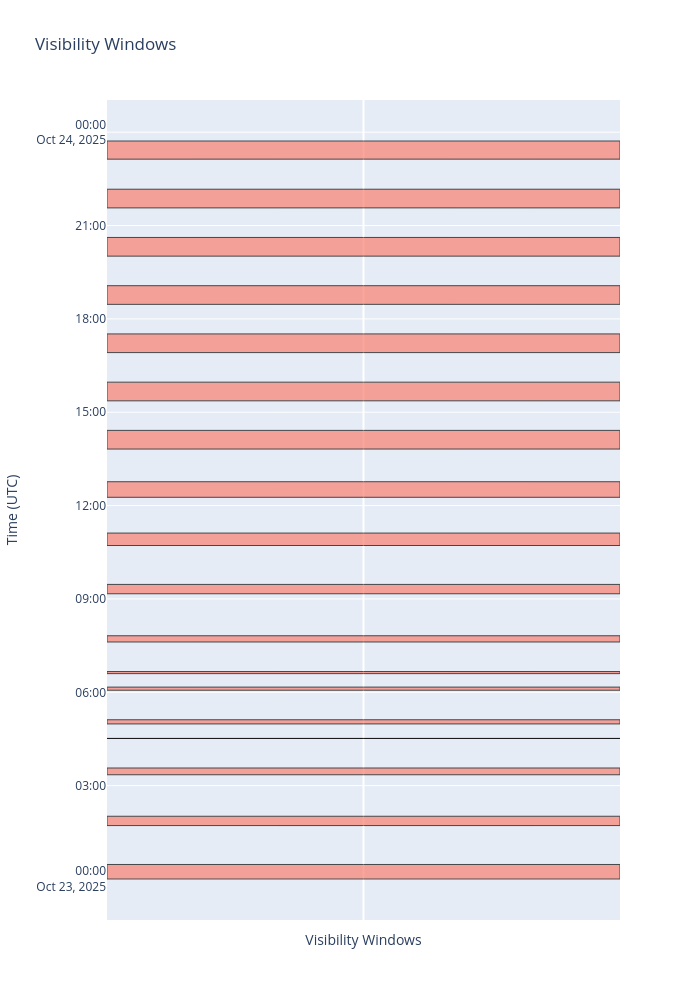

Here is the notebook cell this chart was saved with:
### Markdown cell above
That's it! `visibility_windows` contains a list of `VisibilityWindow` objects. Each `VisibilityWindow` contains a begin and end time, a duration, and a list of the constraints that cause the window to open or close. 

We can also generate useful plots to visualize these windows:

### Code cell
fig = client.visibility_calculator.plot_visibility_windows(visibility_windows)
fig.show()

### Figure 1 — Plotly figure (JSON) as saved in the notebook; plotly's stock layout.template omitted (floating-point values rounded to 4 significant figures)
{"data": [{"fill": "toself", "fillcolor": "salmon", "hoverinfo": "text", "hoverlabel": {"bgcolor": "white", "font": {"color": "black"}}, "hoveron": "fills", "line": {"color": "black", "width": 1}, "marker": {"opacity": 0, "size": 0}, "mode": "lines", "opacity": 0.7, "showlegend": false, "text": "<b>None</b><br>Start: 2025-10-23 00:00:00<br>Start Reason: Observatory Window<br>End: 2025-10-23 00:28:00<br>End Reason: Observatory Earth Limb", "type": "scatter", "x": [-0.35, 0.35, 0.35, -0.35, -0.35], "y": ["2025-10-23T00:00:00", "2025-10-23T00:00:00", "2025-10-23T00:28:00", "2025-10-23T00:28:00", "2025-10-23T00:00:00"]}, {"fill": "toself", "fillcolor": "salmon", "hoverinfo": "text", "hoverlabel": {"bgcolor": "white", "font": {"color": "black"}}, "hoveron": "fills", "line": {"color": "black", "width": 1}, "marker": {"opacity": 0, "size": 0}, "mode": "lines", "opacity": 0.7, "showlegend": false, "text": "<b>None</b><br>Start: 2025-10-23 01:43:00<br>Start Reason: Observatory South Atlantic Anomaly<br>End: 2025-10-23 02:01:00<br>End Reason: Observatory Earth Limb", "type": "scatter", "x": [-0.35, 0.35, 0.35, -0.35, -0.35], "y": ["2025-10-23T01:43:00", "2025-10-23T01:43:00", "2025-10-23T02:01:00", "2025-10-23T02:01:00", "2025-10-23T01:43:00"]}, {"fill": "toself", "fillcolor": "salmon", "hoverinfo": "text", "hoverlabel": {"bgcolor": "white", "font": {"color": "black"}}, "hoveron": "fills", "line": {"color": "black", "width": 1}, "marker": {"opacity": 0, "size": 0}, "mode": "lines", "opacity": 0.7, "showlegend": false, "text": "<b>None</b><br>Start: 2025-10-23 03:21:00<br>Start Reason: Observatory South Atlantic Anomaly<br>End: 2025-10-23 03:34:00<br>End Reason: Observatory Earth Limb", "type": "scatter", "x": [-0.35, 0.35, 0.35, -0.35, -0.35], "y": ["2025-10-23T03:21:00", "2025-10-23T03:21:00", "2025-10-23T03:34:00", "2025-10-23T03:34:00", "2025-10-23T03:21:00"]}, {"fill": "toself", "fillcolor": "salmon", "hoverinfo": "text", "hoverlabel": {"bgcolor": "white", "font": {"color": "black"}}, "hoveron": "fills", "line": {"color": "black", "width": 1}, "marker": {"opacity": 0, "size": 0}, "mode": "lines", "opacity": 0.7, "showlegend": false, "text": "<b>None</b><br>Start: 2025-10-23 04:31:00<br>Start Reason: Observatory Earth Limb<br>End: 2025-10-23 04:32:00<br>End Reason: Observatory South Atlantic Anomaly", "type": "scatter", "x": [-0.35, 0.35, 0.35, -0.35, -0.35], "y": ["2025-10-23T04:31:00", "2025-10-23T04:31:00", "2025-10-23T04:32:00", "2025-10-23T04:32:00", "2025-10-23T04:31:00"]}, {"fill": "toself", "fillcolor": "salmon", "hoverinfo": "text", "hoverlabel": {"bgcolor": "white", "font": {"color": "black"}}, "hoveron": "fills", "line": {"color": "black", "width": 1}, "marker": {"opacity": 0, "size": 0}, "mode": "lines", "opacity": 0.7, "showlegend": false, "text": "<b>None</b><br>Start: 2025-10-23 04:59:00<br>Start Reason: Observatory South Atlantic Anomaly<br>End: 2025-10-23 05:07:00<br>End Reason: Observatory Earth Limb", "type": "scatter", "x": [-0.35, 0.35, 0.35, -0.35, -0.35], "y": ["2025-10-23T04:59:00", "2025-10-23T04:59:00", "2025-10-23T05:07:00", "2025-10-23T05:07:00", "2025-10-23T04:59:00"]}, {"fill": "toself", "fillcolor": "salmon", "hoverinfo": "text", "hoverlabel": {"bgcolor": "white", "font": {"color": "black"}}, "hoveron": "fills", "line": {"color": "black", "width": 1}, "marker": {"opacity": 0, "size": 0}, "mode": "lines", "opacity": 0.7, "showlegend": false, "text": "<b>None</b><br>Start: 2025-10-23 06:04:00<br>Start Reason: Observatory Earth Limb<br>End: 2025-10-23 06:10:00<br>End Reason: Observatory South Atlantic Anomaly", "type": "scatter", "x": [-0.35, 0.35, 0.35, -0.35, -0.35], "y": ["2025-10-23T06:04:00", "2025-10-23T06:04:00", "2025-10-23T06:10:00", "2025-10-23T06:10:00", "2025-10-23T06:04:00"]}, {"fill": "toself", "fillcolor": "salmon", "hoverinfo": "text", "hoverlabel": {"bgcolor": "white", "font": {"color": "black"}}, "hoveron": "fills", "line": {"color": "black", "width": 1}, "marker": {"opacity": 0, "size": 0}, "mode": "lines", "opacity": 0.7, "showlegend": false, "text": "<b>None</b><br>Start: 2025-10-23 06:36:00<br>Start Reason: Observatory South Atlantic Anomaly<br>End: 2025-10-23 06:40:00<br>End Reason: Observatory Earth Limb", "type": "scatter", "x": [-0.35, 0.35, 0.35, -0.35, -0.35], "y": ["2025-10-23T06:36:00", "2025-10-23T06:36:00", "2025-10-23T06:40:00", "2025-10-23T06:40:00", "2025-10-23T06:36:00"]}, {"fill": "toself", "fillcolor": "salmon", "hoverinfo": "text", "hoverlabel": {"bgcolor": "white", "font": {"color": "black"}}, "hoveron": "fills", "line": {"color": "black", "width": 1}, "marker": {"opacity": 0, "size": 0}, "mode": "lines", "opacity": 0.7, "showlegend": false, "text": "<b>None</b><br>Start: 2025-10-23 07:37:00<br>Start Reason: Observatory Earth Limb<br>End: 2025-10-23 07:49:00<br>End Reason: Observatory South Atlantic Anomaly", "type": "scatter", "x": [-0.35, 0.35, 0.35, -0.35, -0.35], "y": ["2025-10-23T07:37:00", "2025-10-23T07:37:00", "2025-10-23T07:49:00", "2025-10-23T07:49:00", "2025-10-23T07:37:00"]}, {"fill": "toself", "fillcolor": "salmon", "hoverinfo": "text", "hoverlabel": {"bgcolor": "white", "font": {"color": "black"}}, "hoveron": "fills", "line": {"color": "black", "width": 1}, "marker": {"opacity": 0, "size": 0}, "mode": "lines", "opacity": 0.7, "showlegend": false, "text": "<b>None</b><br>Start: 2025-10-23 09:10:00<br>Start Reason: Observatory Earth Limb<br>End: 2025-10-23 09:28:00<br>End Reason: Observatory South Atlantic Anomaly", "type": "scatter", "x": [-0.35, 0.35, 0.35, -0.35, -0.35], "y": ["2025-10-23T09:10:00", "2025-10-23T09:10:00", "2025-10-23T09:28:00", "2025-10-23T09:28:00", "2025-10-23T09:10:00"]}, {"fill": "toself", "fillcolor": "salmon", "hoverinfo": "text", "hoverlabel": {"bgcolor": "white", "font": {"color": "black"}}, "hoveron": "fills", "line": {"color": "black", "width": 1}, "marker": {"opacity": 0, "size": 0}, "mode": "lines", "opacity": 0.7, "showlegend": false, "text": "<b>None</b><br>Start: 2025-10-23 10:43:00<br>Start Reason: Observatory Earth Limb<br>End: 2025-10-23 11:07:00<br>End Reason: Observatory South Atlantic Anomaly", "type": "scatter", "x": [-0.35, 0.35, 0.35, -0.35, -0.35], "y": ["2025-10-23T10:43:00", "2025-10-23T10:43:00", "2025-10-23T11:07:00", "2025-10-23T11:07:00", "2025-10-23T10:43:00"]}, {"fill": "toself", "fillcolor": "salmon", "hoverinfo": "text", "hoverlabel": {"bgcolor": "white", "font": {"color": "black"}}, "hoveron": "fills", "line": {"color": "black", "width": 1}, "marker": {"opacity": 0, "size": 0}, "mode": "lines", "opacity": 0.7, "showlegend": false, "text": "<b>None</b><br>Start: 2025-10-23 12:16:00<br>Start Reason: Observatory Earth Limb<br>End: 2025-10-23 12:46:00<br>End Reason: Observatory South Atlantic Anomaly", "type": "scatter", "x": [-0.35, 0.35, 0.35, -0.35, -0.35], "y": ["2025-10-23T12:16:00", "2025-10-23T12:16:00", "2025-10-23T12:46:00", "2025-10-23T12:46:00", "2025-10-23T12:16:00"]}, {"fill": "toself", "fillcolor": "salmon", "hoverinfo": "text", "hoverlabel": {"bgcolor": "white", "font": {"color": "black"}}, "hoveron": "fills", "line": {"color": "black", "width": 1}, "marker": {"opacity": 0, "size": 0}, "mode": "lines", "opacity": 0.7, "showlegend": false, "text": "<b>None</b><br>Start: 2025-10-23 13:49:00<br>Start Reason: Observatory Earth Limb<br>End: 2025-10-23 14:25:00<br>End Reason: Observatory Earth Limb", "type": "scatter", "x": [-0.35, 0.35, 0.35, -0.35, -0.35], "y": ["2025-10-23T13:49:00", "2025-10-23T13:49:00", "2025-10-23T14:25:00", "2025-10-23T14:25:00", "2025-10-23T13:49:00"]}, {"fill": "toself", "fillcolor": "salmon", "hoverinfo": "text", "hoverlabel": {"bgcolor": "white", "font": {"color": "black"}}, "hoveron": "fills", "line": {"color": "black", "width": 1}, "marker": {"opacity": 0, "size": 0}, "mode": "lines", "opacity": 0.7, "showlegend": false, "text": "<b>None</b><br>Start: 2025-10-23 15:22:00<br>Start Reason: Observatory Earth Limb<br>End: 2025-10-23 15:58:00<br>End Reason: Observatory Earth Limb", "type": "scatter", "x": [-0.35, 0.35, 0.35, -0.35, -0.35], "y": ["2025-10-23T15:22:00", "2025-10-23T15:22:00", "2025-10-23T15:58:00", "2025-10-23T15:58:00", "2025-10-23T15:22:00"]}, {"fill": "toself", "fillcolor": "salmon", "hoverinfo": "text", "hoverlabel": {"bgcolor": "white", "font": {"color": "black"}}, "hoveron": "fills", "line": {"color": "black", "width": 1}, "marker": {"opacity": 0, "size": 0}, "mode": "lines", "opacity": 0.7, "showlegend": false, "text": "<b>None</b><br>Start: 2025-10-23 16:55:00<br>Start Reason: Observatory Earth Limb<br>End: 2025-10-23 17:31:00<br>End Reason: Observatory Earth Limb", "type": "scatter", "x": [-0.35, 0.35, 0.35, -0.35, -0.35], "y": ["2025-10-23T16:55:00", "2025-10-23T16:55:00", "2025-10-23T17:31:00", "2025-10-23T17:31:00", "2025-10-23T16:55:00"]}, {"fill": "toself", "fillcolor": "salmon", "hoverinfo": "text", "hoverlabel": {"bgcolor": "white", "font": {"color": "black"}}, "hoveron": "fills", "line": {"color": "black", "width": 1}, "marker": {"opacity": 0, "size": 0}, "mode": "lines", "opacity": 0.7, "showlegend": false, "text": "<b>None</b><br>Start: 2025-10-23 18:28:00<br>Start Reason: Observatory Earth Limb<br>End: 2025-10-23 19:04:00<br>End Reason: Observatory Earth Limb", "type": "scatter", "x": [-0.35, 0.35, 0.35, -0.35, -0.35], "y": ["2025-10-23T18:28:00", "2025-10-23T18:28:00", "2025-10-23T19:04:00", "2025-10-23T19:04:00", "2025-10-23T18:28:00"]}, {"fill": "toself", "fillcolor": "salmon", "hoverinfo": "text", "hoverlabel": {"bgcolor": "white", "font": {"color": "black"}}, "hoveron": "fills", "line": {"color": "black", "width": 1}, "marker": {"opacity": 0, "size": 0}, "mode": "lines", "opacity": 0.7, "showlegend": false, "text": "<b>None</b><br>Start: 2025-10-23 20:01:00<br>Start Reason: Observatory Earth Limb<br>End: 2025-10-23 20:37:00<br>End Reason: Observatory Earth Limb", "type": "scatter", "x": [-0.35, 0.35, 0.35, -0.35, -0.35], "y": ["2025-10-23T20:01:00", "2025-10-23T20:01:00", "2025-10-23T20:37:00", "2025-10-23T20:37:00", "2025-10-23T20:01:00"]}, {"fill": "toself", "fillcolor": "salmon", "hoverinfo": "text", "hoverlabel": {"bgcolor": "white", "font": {"color": "black"}}, "hoveron": "fills", "line": {"color": "black", "width": 1}, "marker": {"opacity": 0, "size": 0}, "mode": "lines", "opacity": 0.7, "showlegend": false, "text": "<b>None</b><br>Start: 2025-10-23 21:34:00<br>Start Reason: Observatory Earth Limb<br>End: 2025-10-23 22:10:00<br>End Reason: Observatory Earth Limb", "type": "scatter", "x": [-0.35, 0.35, 0.35, -0.35, -0.35], "y": ["2025-10-23T21:34:00", "2025-10-23T21:34:00", "2025-10-23T22:10:00", "2025-10-23T22:10:00", "2025-10-23T21:34:00"]}, {"fill": "toself", "fillcolor": "salmon", "hoverinfo": "text", "hoverlabel": {"bgcolor": "white", "font": {"color": "black"}}, "hoveron": "fills", "line": {"color": "black", "width": 1}, "marker": {"opacity": 0, "size": 0}, "mode": "lines", "opacity": 0.7, "showlegend": false, "text": "<b>None</b><br>Start: 2025-10-23 23:08:00<br>Start Reason: Observatory South Atlantic Anomaly<br>End: 2025-10-23 23:43:00<br>End Reason: Observatory Earth Limb", "type": "scatter", "x": [-0.35, 0.35, 0.35, -0.35, -0.35], "y": ["2025-10-23T23:08:00", "2025-10-23T23:08:00", "2025-10-23T23:43:00", "2025-10-23T23:43:00", "2025-10-23T23:08:00"]}], "layout": {"height": 1000, "title": {"text": "Visibility Windows"}, "width": 700, "xaxis": {"ticktext": [""], "tickvals": [0], "title": {"text": "Visibility Windows"}}, "yaxis": {"autorange": false, "range": [null, null], "title": {"text": "Time (UTC)"}, "type": "date"}}}
